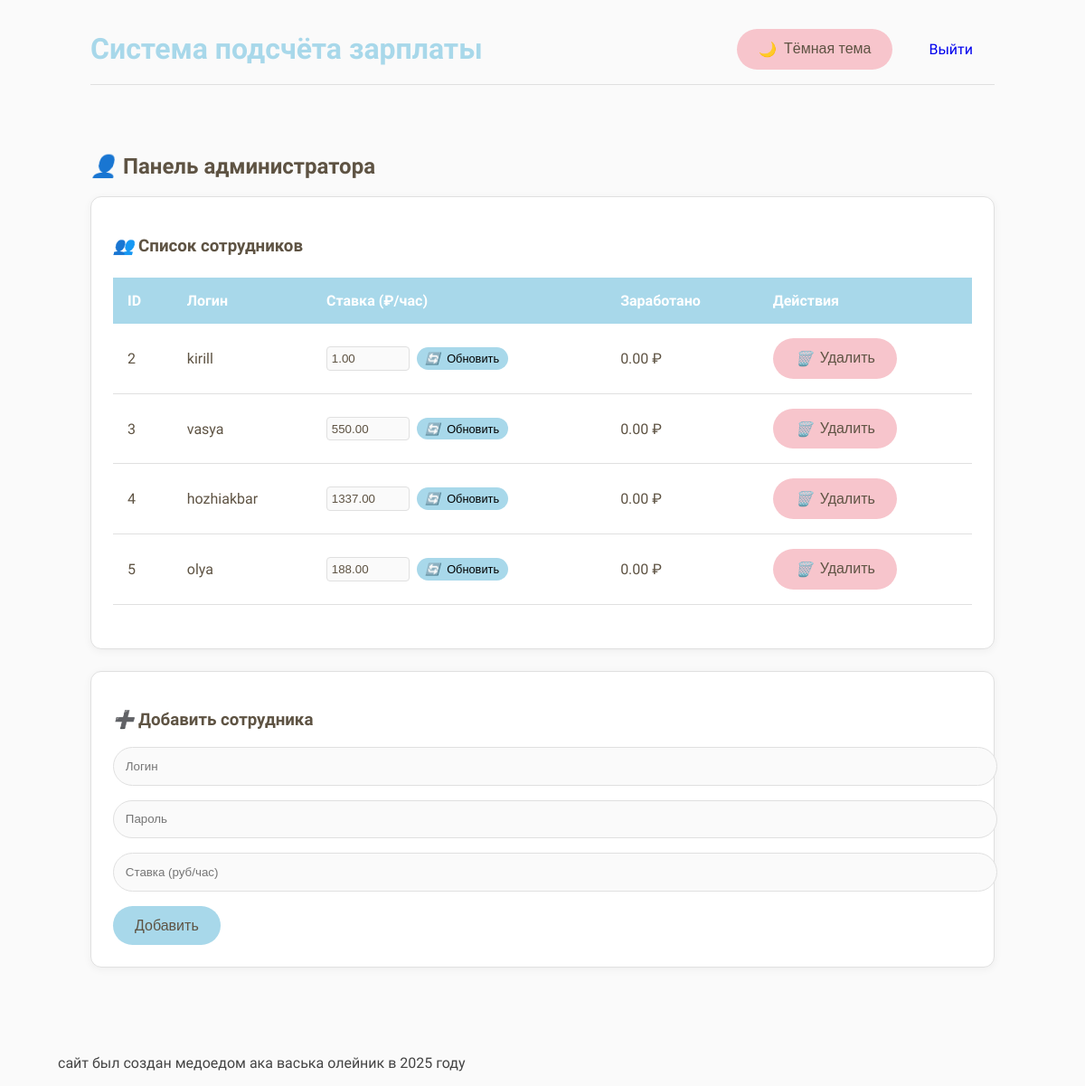
The app's page /admin (signed in), older data.
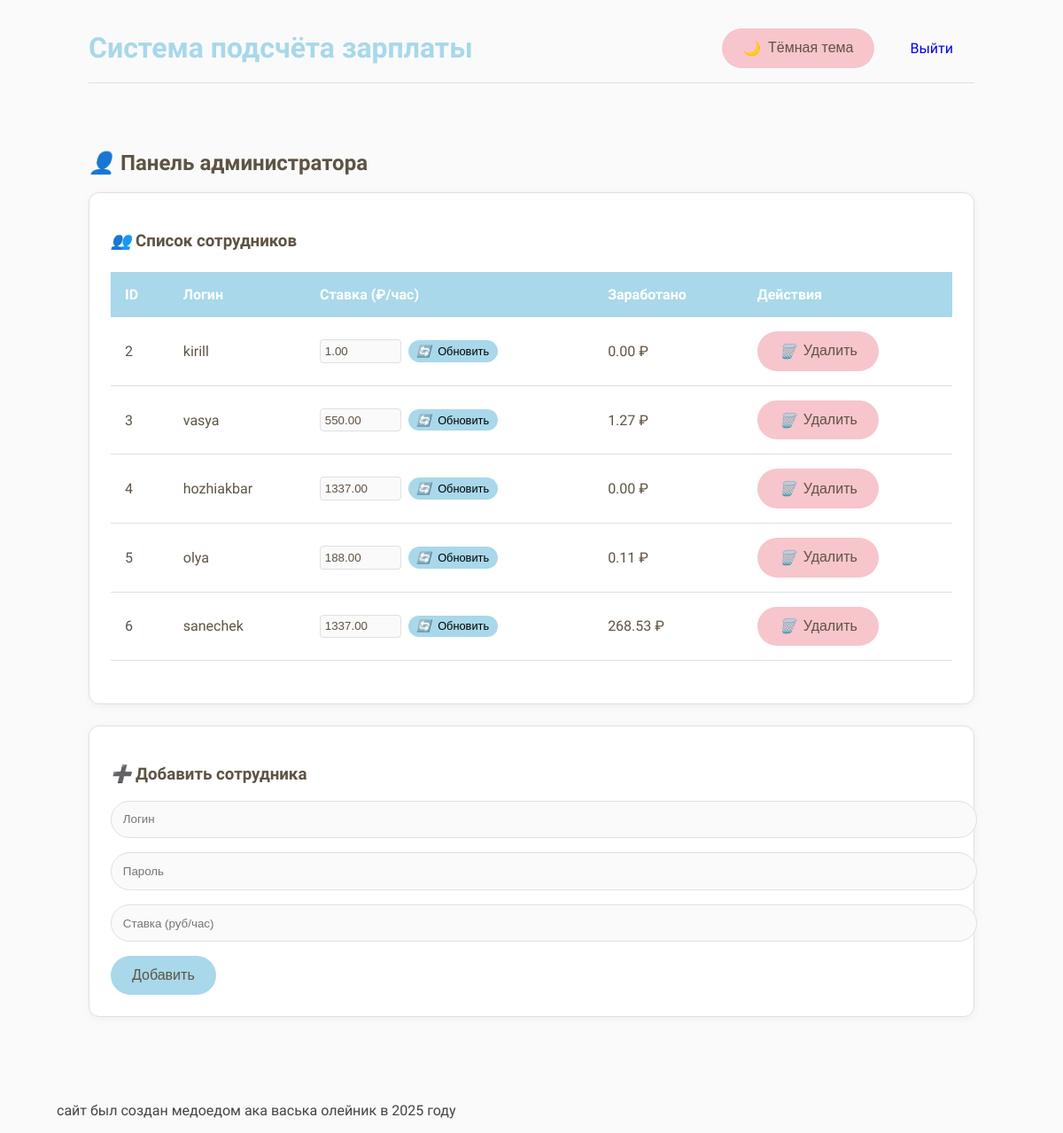
The same page, newer data.
### app.py (models this page shows)
class User(db.Model):
    id = db.Column(db.Integer, primary_key=True)
    username = db.Column(db.String(80), unique=True, nullable=False)
    password = db.Column(db.String(120), nullable=False)
    hourly_rate = db.Column(db.Float, default=0.0)
    is_admin = db.Column(db.Boolean, default=False)
    total_earned = db.Column(db.Float, default=0.0)

### app.py (the view)
@app.route('/admin')
@login_required
def admin():
    if not session.get('is_admin'):
        return redirect(url_for('work'))
    employees = User.query.filter_by(is_admin=False).all()
    return render_template('admin.html', employees=employees)

### app.py (called while the page is built)
def login_required(f):
    @wraps(f)
    def decorated_function(*args, **kwargs):
        if 'user_id' not in session:
            return redirect(url_for('login'))
        return f(*args, **kwargs)
    return decorated_function

@app.context_processor
def inject_theme():
    return dict(current_theme=session.get('theme', 'light'))

### templates/admin.html (shortened to what this page needs)
{% extends "base.html" %}
{% block content %}
<section class="admin-section">
  <h2><i class="icon-user"></i> Панель администратора</h2>
  <div class="card employee-list">
    <h3><i class="icon-team"></i> Список сотрудников</h3>
    <div class="table-responsive">
      <table class="table">
        <thead>
          <tr>
            <th>ID</th>
            <th>Логин</th>
            <th>Ставка (₽/час)</th>
            <th>Заработано</th>
            <th>Действия</th>
          </tr>
        </thead>
        <tbody>
          {% for employee in employees %}
          <tr>
            <td>{{ employee.id }}</td>
            <td>{{ employee.username }}</td>
            <td>
              <form action="{{ url_for('update_rate', employee_id=employee.id) }}" method="POST" class="rate-form">
                <input type="number" name="hourly_rate" value="{{ "%.2f"|format(employee.hourly_rate) }}"
                      step="0.01" min="0" class="rate-input">
                <button type="submit" class="btn btn-small btn-update">
                  <i class="icon-update"></i> Обновить
                </button>
              </form>
            </td>
            <td>{{ "%.2f"|format(employee.total_earned) }} ₽</td>
            <td>
              <form action="{{ url_for('delete_employee', employee_id=employee.id) }}" method="POST"
                    onsubmit="return confirm('Удалить сотрудника {{ employee.username }}?')">
                <button type="submit" class="btn btn-danger">
                  <i class="icon-delete"></i> Удалить
                </button>
              </form>
            </td>
          </tr>
          {% endfor %}
        </tbody>
      </table>
    </div>
  </div>
  <div class="card add-employee">
    <h3><i class="icon-add"></i> Добавить сотрудника</h3>
    <form method="POST" action="{{ url_for('add_employee') }}">
      <div class="form-group">
        <input type="text" name="username" placeholder="Логин" required class="form-control">
      </div>
      <div class="form-group">
        <input type="password" name="password" placeholder="Пароль" required class="form-control">
      </div>
      <div class="form-group">
        <input type="number" name="hourly_rate" placeholder="Ставка (руб/час)" step="0.01" min="0" required class="form-control">
      </div>
      <button type="submit" class="btn btn-primary">Добавить</button>
    </form>
  </div>
</section>
{% endblock %}

### templates/base.html (shortened to what this page needs)
<!DOCTYPE html>
<html lang="ru" data-theme="{{ current_theme }}">
<head>
  <link rel="stylesheet" href="{{ url_for('static', filename='style.css') }}">
</head>
<body>
  <div class="container">
    <header>
      <h1>Система подсчёта зарплаты</h1>
      {% if 'user_id' in session %}
        <div class="header-controls">
          <button onclick="toggleTheme()" class="btn theme-toggle">
            <span class="theme-icon">
              {% if current_theme == 'light' %}🌙{% else %}☀️{% endif %}
            </span>
            {% if current_theme == 'light' %}Тёмная{% else %}Светлая{% endif %} тема
          </button>
          <a href="{{ url_for('logout') }}" class="btn">Выйти</a>
        </div>
      {% endif %}
    </header>
    <main>
      {% block content %}{% endblock %}
    </main>
  </div>
  <footer>
	<p>сайт был создан медоедом ака васька олейник в 2025 году</p>
  </footer>
</body>
</html>

### static/style.css (style rules this page uses)
:root { --primary: #a8d8ea; --secondary: #f5e6ca; --accent: #f7c5cc; --text: #5e5343; --bg: #fafafa; --card-bg: #ffffff; --border: #e0e0e0; --success: #c1e1c1; --error: #ffcccb; --success-text: #2b580c; --error-text: #8b0000; }
body { font-family: 'Comfortaa', sans-serif; background-color: var(--bg); color: var(--text); margin: 0; padding: 0; min-height: 100vh; transition: background-color 0.3s, color 0.3s; }
.container { max-width: 1000px; margin: 0 auto; padding: 2rem; }
header { display: flex; justify-content: space-between; align-items: center; margin-bottom: 2rem; padding-bottom: 1rem; border-bottom: 1px solid var(--border); }
h1 { color: var(--primary); margin: 0; }
.header-controls { display: flex; gap: 1rem; }
footer { margin-left: 32px; padding-left: 32px; color: #444444; }
.btn { padding: 0.8rem 1.5rem; border: none; border-radius: 50px; font-size: 1rem; cursor: pointer; transition: all 0.3s; display: inline-flex; align-items: center; gap: 0.5rem; text-decoration: none; }
.btn-primary { background-color: var(--primary); color: var(--text); }
.btn-danger { background-color: var(--accent); color: var(--text); }
.theme-toggle { background-color: var(--accent); color: var(--text); }
.card { background: var(--card-bg); border-radius: 12px; padding: 1.5rem; margin-bottom: 1.5rem; border: 1px solid var(--border); box-shadow: 0 2px 10px rgba(0,0,0,0.05); }
.form-control { width: 100%; padding: 0.8rem; margin-bottom: 1rem; border: 1px solid var(--border); border-radius: 50px; background-color: var(--bg); color: var(--text); transition: all 0.3s; }
.table { width: 100%; border-collapse: separate; border-spacing: 0; margin: 1.5rem 0; }
.table th { background-color: var(--primary); color: white; padding: 1rem; text-align: left; }
.table td { padding: 1rem; border-bottom: 1px solid var(--border); }
.rate-form { display: flex; gap: 0.5rem; align-items: center; }
.rate-input { width: 80px; padding: 0.3rem; border-radius: 4px; border: 1px solid var(--border); }
.btn-small { padding: 0.3rem 0.6rem; font-size: 0.8rem; }
.icon-update:before { content: "🔄"; }
.admin-section { padding: 1.5rem 0; }
.btn-update { background-color: var(--primary); transition: all 0.2s; }

### templates/admin.html (style rules this page uses)
.admin-section { padding: 1.5rem 0; }
.rate-form { display: flex; gap: 0.5rem; align-items: center; }
.rate-input { width: 80px; padding: 0.3rem; border-radius: 4px; border: 1px solid var(--border); background-color: var(--bg); color: var(--text); }
.btn-small { padding: 0.3rem 0.6rem; font-size: 0.8rem; }
.btn-update { background-color: var(--primary); transition: all 0.2s; }
.icon-user:before { content: "👤"; }
.icon-team:before { content: "👥"; }
.icon-add:before { content: "➕"; }
.icon-delete:before { content: "🗑️"; }
.icon-update:before { content: "🔄"; }

Row changes from the older to the newer data that the page shows:
changed User "vasya": total_earned "0.00" → "1.27"
changed User "olya": total_earned "0.00" → "0.11"
added User: id "6", username "sanechek", hourly_rate "1337.00", total_earned "268.53"
